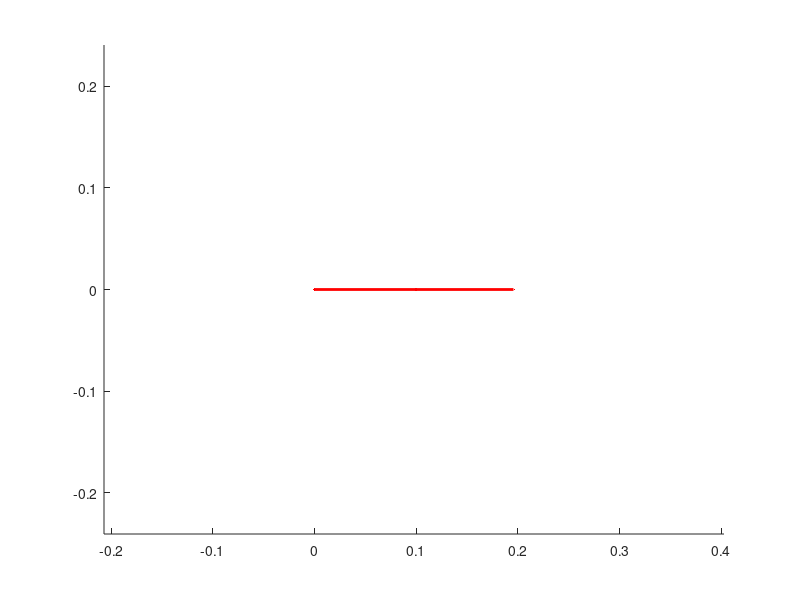

MATLAB code to generate this figure: (Note: this script raises an error after producing the figure.)
clc; clear;
hold on;

a1=pi/2;ac=pi/2; a2=0; a3=0;ab=0; % the angle alpha between z_i1 and z_i measured about x_i 
%t1=0:1:90; tc=t1; t2=0; t3=0; % the angle theta between x_i1 and x_i measured about z_i1 
%t1=t1*(pi/180);tc=tc*(pi/180);t2=t2*(pi/180);t3=t3*(pi/180)
r1=0;rc=.1; r2=.25; r3=.25; rb=0; %  distance along x_i from O_i to the intersection of the x_i and z_i1 axes.
d1=0; dc=0; d2=0; d3=0; db=0; % distance along z_i1 from O_i1 to the intersection of the x_i and z_i1 axes.

 for t1=0
      for tb=0
          for tc=t1+tb
        for t2=-3*pi/8
            for t3=-pi/8
hb=[cos(tb) -sin(tb)*cos(ab) sin(tb)*sin(ab) rb*cos(tb);sin(tb) cos(tb)*cos(ab) -cos(tb)*sin(ab) rb*sin(tb);0 sin(ab) cos(ab) db; 0 0 0 1]         
h1=[cos(t1) -sin(t1)*cos(a1) sin(t1)*sin(a1) r1*cos(t1);sin(t1) cos(t1)*cos(a1) -cos(t1)*sin(a1) r1*sin(t1);0 sin(a1) cos(a1) d1; 0 0 0 1]
hc=[cos(tc) -sin(tc)*cos(ac) sin(tc)*sin(ac) rc*cos(tc);sin(tc) cos(tc)*cos(ac) -cos(tc)*sin(ac) rc*sin(tc);0 sin(ac) cos(ac) d1; 0 0 0 1]
h2=[cos(t2) -sin(t2)*cos(a2) sin(t2)*sin(a2) r2*cos(t2);sin(t2) cos(t2)*cos(a2) -cos(t2)*sin(a2) r2*sin(t2);0 sin(a2) cos(a2) d2; 0 0 0 1]
h3=[cos(t3) -sin(t3)*cos(a3) sin(t3)*sin(a3) r3*cos(t3);sin(t3) cos(t3)*cos(a3) -cos(t3)*sin(a3) r3*sin(t3);0 sin(a3) cos(a3) d3; 0 0 0 1]

hob=[hb];
ho1=[h1+hb];
hoc=[hb+hc];
ho2=[hc*h2+hb];
ho3=[hc*h2*h3+hb];

x=[0 hob(1,4) ho1(1,4) hoc(1,4) ho2(1,4) ho3(1,4)]
%x=[ho3(1,4)]
y=[0 hob(2,4) ho1(2,4) hoc(2,4) ho2(2,4) ho3(2,4)]
%y=[ho3(2,4)]
z=[0 hob(3,4) ho1(3,4) hoc(3,4) ho2(3,4) ho3(3,4)]
%z=[ho3(3,4)]

axis equal

plot3(x,y,z,'.r-','LineWidth',2);
%pause(.1)
end;
plot3(x,y,z,'Ob-');
%pause(.1) 
end;
plot3(x,y,z,'.b-');
%pause(.1)
end;
plot3(x,y,z,'.b-');
end;
plot3(x,y,z,'.b-');
pause(.01)

end;
